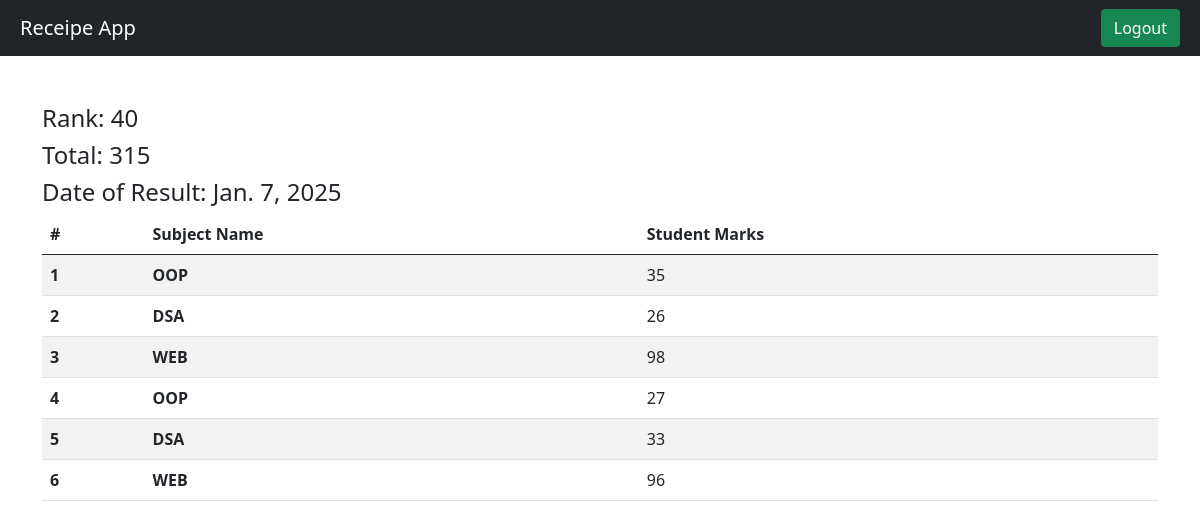
/student/marks/STU-0989 (signed in), run on the app's committed database.
### vege/models.py (models this page shows, shortened)
class SubjectMarks(models.Model):
    student = models.ForeignKey(Student, related_name="studentmarks", on_delete=models.CASCADE)
    subject = models.ForeignKey(Subject, on_delete=models.CASCADE)
    marks = models.IntegerField()
    class meta:
        unique_together = ['student', 'subject']

class Student(models.Model):
    department = models.ForeignKey(Department, related_name="depart", on_delete=models.CASCADE)
    student_id = models.OneToOneField(StudentID, related_name="studentid", on_delete=models.CASCADE)
    student_name = models.CharField(max_length=100)
    student_email = models.EmailField(unique=True)
    student_age = models.IntegerField(default=18)
    student_address = models.TextField()
    id_deleted = models.BooleanField(default=False)
    objects = StudentManager()
    admin_objects = models.Manager()
    class Meta:
        ordering = ['student_name'] # for ordering data in database
        verbose_name = "student" # for table name in database

class ReportCard(models.Model):
    student = models.ForeignKey(Student, related_name="studentreportcard", on_delete=models.CASCADE)
    student_rank = models.IntegerField()
    date_of_report_card_generation = models.DateField(auto_now_add=True)
    class meta:
        unique_together = ['student_rank', 'date_of_report_card_generation']

class Subject(models.Model):
    subject_name = models.CharField(max_length=100)

### vege/views.py (the view)
# urls.py: path('student/marks/<student_id>', see_marks, name='studentMarks'),
@login_required(login_url = "/login/")
def see_marks(request, student_id):
    marks = SubjectMarks.objects.filter(student__student_id__student_id=student_id)
    total_marks = marks.aggregate(total_marks = Sum('marks'))
    return render(request, 'report/marks.html', {'marks': marks, 'total_marks': total_marks})

### vege/templates/report/marks.html
{% extends "base.html" %}
{% block start %}
    <div class="container mt-5">
        <h4>Rank: {{ marks.first.student.studentreportcard.first.student_rank }}</h4>
        <h4>Total: {{ total_marks.total_marks }}</h4>
        <h4>Date of Result: {{ marks.first.student.studentreportcard.first.date_of_report_card_generation }}</h4>
        <table class="table table-striped">
            <thead>
                <tr>
                  <th scope="col">#</th>
                  <th scope="col">Subject Name</th>
                  <th scope="col">Student Marks</th>
                </tr>
            </thead>
            <tbody>
                {% for mark in marks%}
                    <tr>
                        <th scope="row">{{ forloop.counter }}</th>
                        <td><b>{{ mark.subject.subject_name }}</b></td>
                        <td>{{ mark.marks }}</td>
                    </tr>
                {% endfor%}
            </tbody>
        </table>
    </div>
{% endblock%}

### data on the page
SubjectMarks: first.student.studentreportcard.first.student_rank "40", first.student.studentreportcard.first.date_of_report_card_generation "Jan. 7, 2025", subject.subject_name "OOP", marks "35"
SubjectMarks: subject.subject_name "DSA", marks "26"
SubjectMarks: subject.subject_name "WEB", marks "98"
SubjectMarks: subject.subject_name "OOP", marks "27"
SubjectMarks: subject.subject_name "DSA", marks "33"
SubjectMarks: subject.subject_name "WEB", marks "96"

### other printed values
{{ total_marks.total_marks }} "315"
